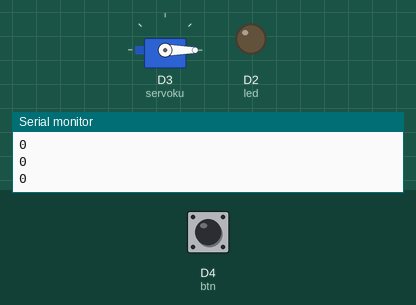
The sketch below on a simulated ESP8266 (NodeMCU). Parts: servo, output pins drawn as LEDs (lit = HIGH), the last lines printed to the serial monitor. The inputs (shaded band) are chosen by the test bench; at power-on: D4 (btn) LOW.

Above: at 2.8 s.
2.9 s: D4 (btn) pulled HIGH for 1.2 s
At 4.3 s:
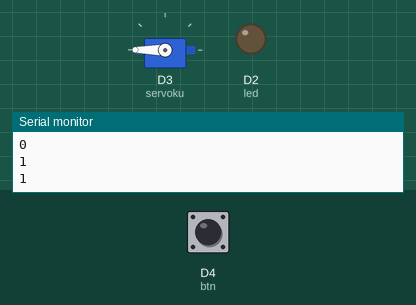
6.5 s: D4 (btn) pulled HIGH for 3.2 s
At 10.8 s:
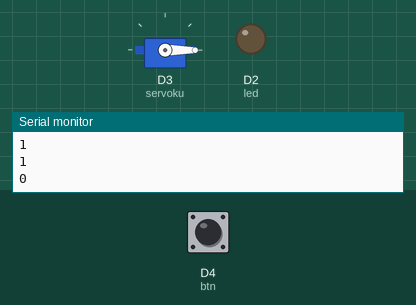
Timing chart, 0 to 12.3 s (numbered marks = the images above; inputs shaded):
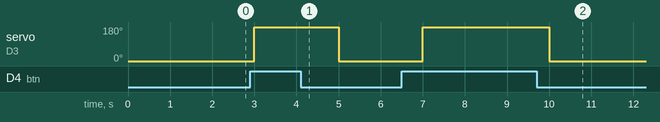

The sketch:

project_3.ino
```cpp
#define led D2
#include <Servo.h>
Servo servoku;
#define btn D4
int nilai;

void setup() {
  Serial.begin(115200);
  pinMode (led, OUTPUT);
  pinMode (btn, INPUT);
  servoku.attach(D3);

}

void loop() {
  nilai = digitalRead(btn);
  Serial.println(nilai);
  if(nilai == 1){
    servoku.write(180);
    delay(1000);
    }
    else{
      servoku.write(0);
      delay(1000);
    }

}
```

Measured:
- after the input at 2.9 s, servo on D3 (servoku): 0° → 180° after 0.10 s, → 0° 2.0 s later
- after the input at 6.5 s, servo on D3 (servoku): 0° → 180° after 0.50 s, → 0° 3.0 s later
